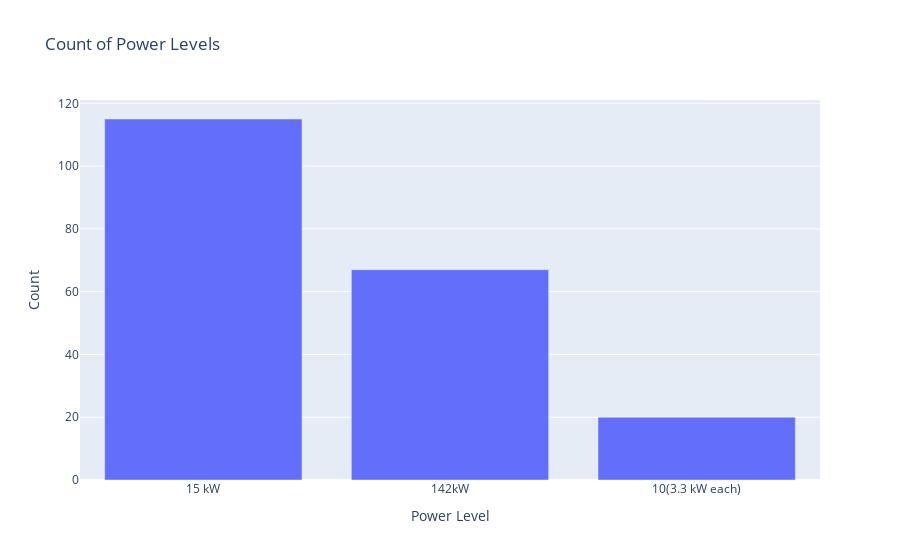

Source (notebook cell):
### Code cell
import plotly.graph_objects as go

power_counts = df['power'].value_counts()
fig = go.Figure([go.Bar(x=power_counts.index, y=power_counts.values)])
fig.update_layout(title='Count of Power Levels', xaxis_title='Power Level', yaxis_title='Count')
fig.show()

### Figure 1 — Plotly figure (JSON) as saved in the notebook; plotly's stock layout.template omitted (floating-point values rounded to 4 significant figures)
{"data": [{"type": "bar", "x": ["15 kW", "142kW", "10(3.3 kW each)"], "y": [115, 67, 20]}], "layout": {"title": {"text": "Count of Power Levels"}, "xaxis": {"title": {"text": "Power Level"}}, "yaxis": {"title": {"text": "Count"}}}}
